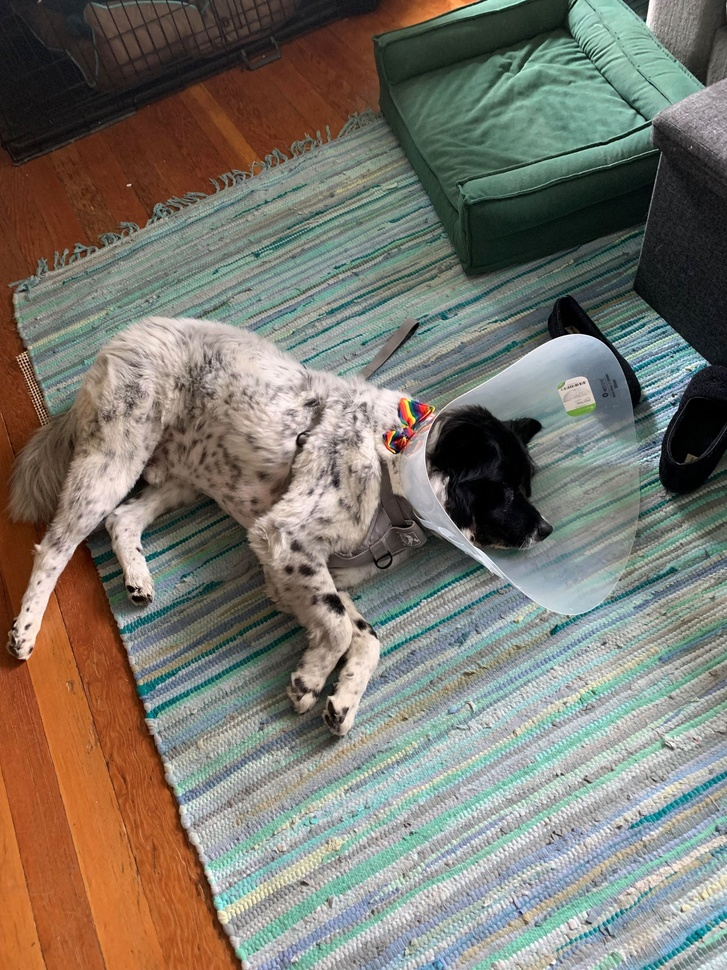
#> input picture bearissad3.jpg, 727 x 970 px, shrunk from 1773 x 2364 before the run
$ python backgroundRemoval.py
#> lines starting #> are read from the running program, lines starting #| are printed output that depends on the picture

import numpy as np
from matplotlib import pyplot as plt
import cv2
import math
import random

#This uses cv2.imread to read in an image and assign it to im1
im1 = cv2.imread('bearissad3.jpg')
#> im1 is the input picture: shape (970, 727, 3); mean B, G, R 108.6, 118.6, 122.4

#This uses cv2.cvtColor to convert from color to grayscale
img = cv2.cvtColor(im1, cv2.COLOR_BGR2GRAY)
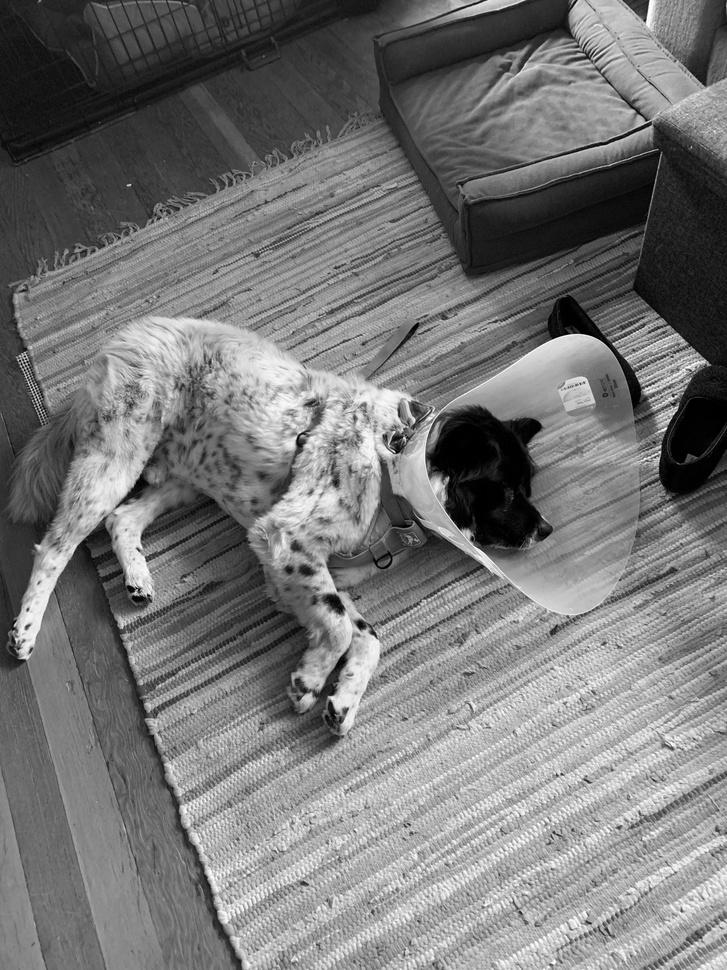
#> img: shape (970, 727); min 0, max 255, mean 118.6

#creates the length and width dimensions of the numpy array
length, width = img.shape
#> length = 970; width = 727

#sets the radius of the circle created in the image
radius = 0.4*min(length,width)
#> radius = 290.8

#the for loops loop through the 2d array.
for i in range(length):
    for j in range(width):
        #To create negative image uncomment below! This reverses the pixel intensities.
        #img[i,j] = 255-img[i,j]
        #this formula produces the circle around the image
        if math.sqrt((i-length/2)**2 + (j-width/2)**2) > radius:
            #this randomizes the pixels outside of the circle which creates an effect on the outer part of the image.
            img[i, j] = random.random()*255
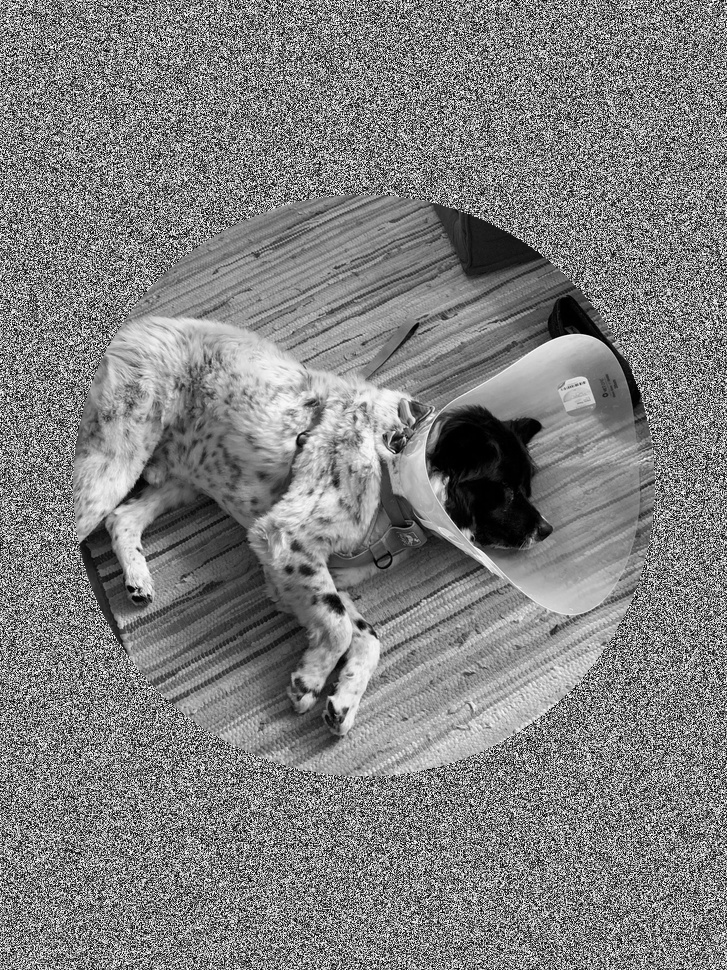
#> img: shape (970, 727); min 0, max 254, mean 127.2

plt.figure()
plt.imshow(img, cmap='gray', vmin=0, vmax=255)
plt.show()
